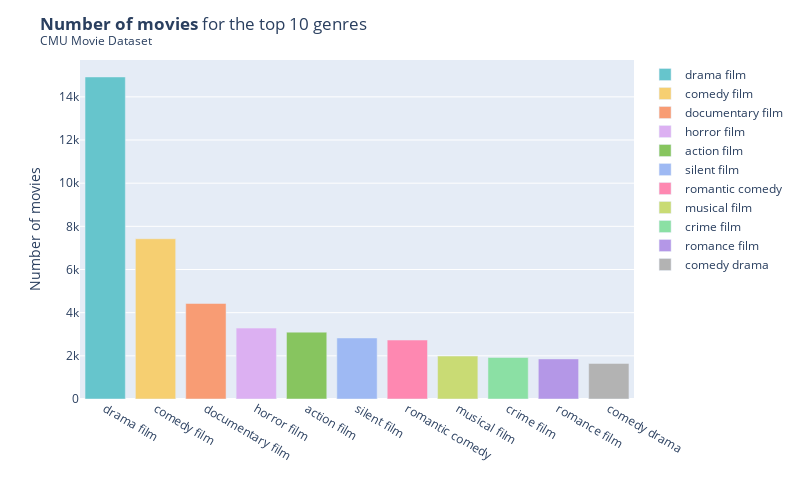

Notebook cell for this chart:
### Code cell
# plotly barplot
top=10
fig = px.bar(ext_chars['movie_genre'].value_counts()[:top+1], color=ext_chars['movie_genre'].value_counts()[:top+1].index, color_discrete_sequence=px.colors.qualitative.Pastel)
fig.update_layout(
    title='<b>Number of movies</b> for the top {} genres<br><sup>CMU Movie Dataset</sup>'.format(top),
    yaxis_title='Number of movies',
    xaxis_title='',
    legend_title='',
    width=800,
    height=500,
)
fig.show()
fig.write_html('top_10_genre_movies.html')

### Figure 1 — Plotly figure (JSON) as saved in the notebook; plotly's stock layout.template omitted (floating-point values rounded to 4 significant figures)
{"data": [{"alignmentgroup": "True", "hovertemplate": "color=drama film<br>index=%{x}<br>value=%{y}<extra></extra>", "legendgroup": "drama film", "marker": {"color": "rgb(102, 197, 204)", "pattern": {"shape": ""}}, "name": "drama film", "offsetgroup": "drama film", "orientation": "v", "showlegend": true, "textposition": "auto", "type": "bar", "x": ["drama film"], "xaxis": "x", "y": [14922], "yaxis": "y"}, {"alignmentgroup": "True", "hovertemplate": "color=comedy film<br>index=%{x}<br>value=%{y}<extra></extra>", "legendgroup": "comedy film", "marker": {"color": "rgb(246, 207, 113)", "pattern": {"shape": ""}}, "name": "comedy film", "offsetgroup": "comedy film", "orientation": "v", "showlegend": true, "textposition": "auto", "type": "bar", "x": ["comedy film"], "xaxis": "x", "y": [7425], "yaxis": "y"}, {"alignmentgroup": "True", "hovertemplate": "color=documentary film<br>index=%{x}<br>value=%{y}<extra></extra>", "legendgroup": "documentary film", "marker": {"color": "rgb(248, 156, 116)", "pattern": {"shape": ""}}, "name": "documentary film", "offsetgroup": "documentary film", "orientation": "v", "showlegend": true, "textposition": "auto", "type": "bar", "x": ["documentary film"], "xaxis": "x", "y": [4426], "yaxis": "y"}, {"alignmentgroup": "True", "hovertemplate": "color=horror film<br>index=%{x}<br>value=%{y}<extra></extra>", "legendgroup": "horror film", "marker": {"color": "rgb(220, 176, 242)", "pattern": {"shape": ""}}, "name": "horror film", "offsetgroup": "horror film", "orientation": "v", "showlegend": true, "textposition": "auto", "type": "bar", "x": ["horror film"], "xaxis": "x", "y": [3285], "yaxis": "y"}, {"alignmentgroup": "True", "hovertemplate": "color=action film<br>index=%{x}<br>value=%{y}<extra></extra>", "legendgroup": "action film", "marker": {"color": "rgb(135, 197, 95)", "pattern": {"shape": ""}}, "name": "action film", "offsetgroup": "action film", "orientation": "v", "showlegend": true, "textposition": "auto", "type": "bar", "x": ["action film"], "xaxis": "x", "y": [3098], "yaxis": "y"}, {"alignmentgroup": "True", "hovertemplate": "color=silent film<br>index=%{x}<br>value=%{y}<extra></extra>", "legendgroup": "silent film", "marker": {"color": "rgb(158, 185, 243)", "pattern": {"shape": ""}}, "name": "silent film", "offsetgroup": "silent film", "orientation": "v", "showlegend": true, "textposition": "auto", "type": "bar", "x": ["silent film"], "xaxis": "x", "y": [2829], "yaxis": "y"}, {"alignmentgroup": "True", "hovertemplate": "color=romantic comedy<br>index=%{x}<br>value=%{y}<extra></extra>", "legendgroup": "romantic comedy", "marker": {"color": "rgb(254, 136, 177)", "pattern": {"shape": ""}}, "name": "romantic comedy", "offsetgroup": "romantic comedy", "orientation": "v", "showlegend": true, "textposition": "auto", "type": "bar", "x": ["romantic comedy"], "xaxis": "x", "y": [2731], "yaxis": "y"}, {"alignmentgroup": "True", "hovertemplate": "color=musical film<br>index=%{x}<br>value=%{y}<extra></extra>", "legendgroup": "musical film", "marker": {"color": "rgb(201, 219, 116)", "pattern": {"shape": ""}}, "name": "musical film", "offsetgroup": "musical film", "orientation": "v", "showlegend": true, "textposition": "auto", "type": "bar", "x": ["musical film"], "xaxis": "x", "y": [1990], "yaxis": "y"}, {"alignmentgroup": "True", "hovertemplate": "color=crime film<br>index=%{x}<br>value=%{y}<extra></extra>", "legendgroup": "crime film", "marker": {"color": "rgb(139, 224, 164)", "pattern": {"shape": ""}}, "name": "crime film", "offsetgroup": "crime film", "orientation": "v", "showlegend": true, "textposition": "auto", "type": "bar", "x": ["crime film"], "xaxis": "x", "y": [1923], "yaxis": "y"}, {"alignmentgroup": "True", "hovertemplate": "color=romance film<br>index=%{x}<br>value=%{y}<extra></extra>", "legendgroup": "romance film", "marker": {"color": "rgb(180, 151, 231)", "pattern": {"shape": ""}}, "name": "romance film", "offsetgroup": "romance film", "orientation": "v", "showlegend": true, "textposition": "auto", "type": "bar", "x": ["romance film"], "xaxis": "x", "y": [1857], "yaxis": "y"}, {"alignmentgroup": "True", "hovertemplate": "color=comedy drama<br>index=%{x}<br>value=%{y}<extra></extra>", "legendgroup": "comedy drama", "marker": {"color": "rgb(179, 179, 179)", "pattern": {"shape": ""}}, "name": "comedy drama", "offsetgroup": "comedy drama", "orientation": "v", "showlegend": true, "textposition": "auto", "type": "bar", "x": ["comedy drama"], "xaxis": "x", "y": [1648], "yaxis": "y"}], "layout": {"barmode": "relative", "height": 500, "legend": {"title": {"text": ""}, "tracegroupgap": 0}, "margin": {"t": 60}, "title": {"text": "<b>Number of movies</b> for the top 10 genres<br><sup>CMU Movie Dataset</sup>"}, "width": 800, "xaxis": {"anchor": "y", "domain": [0, 1], "title": {"text": ""}}, "yaxis": {"anchor": "x", "domain": [0, 1], "title": {"text": "Number of movies"}}}}
